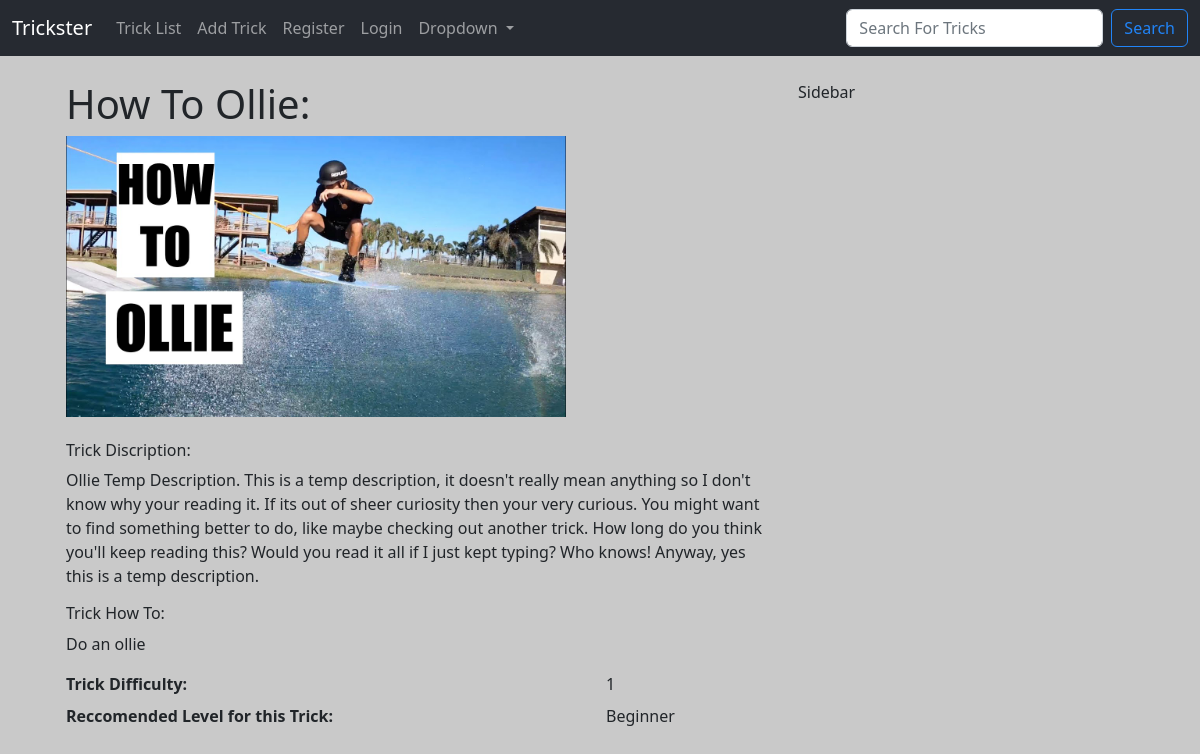
The page /show_trick/15 on the database its author committed.
### TricksterMain/models.py (models this page shows)
class Trick (models.Model):
    TrickID = models.AutoField(primary_key=True)
    TrickName = models.CharField(max_length=25)
    TrickDiscription = models.TextField(blank=True)
    TrickHowTo = models.TextField(blank=True)
    TrickRecLevel = models.ForeignKey(SkillLevel, blank=True, null=True, on_delete=models.CASCADE)
    TrickDifficulty = models.PositiveIntegerField(null=True, validators=[MinValueValidator(1), MaxValueValidator(10)])
    TrickImg = models.ImageField(null=True, blank=True, upload_to="images/")
    def __str__(self):
        return self.TrickName

class SkillLevel (models.Model):
    SkillLevelID = models.AutoField(primary_key=True)
    SkillLevelName = models.CharField(max_length=25)
    def __str__(self):
        return self.SkillLevelName

### TricksterMain/views.py (the view)
# urls.py: path('show_trick/<trick_id>', views.show_trick, name='show-trick'),
def show_trick(request, trick_id):
  trick = Trick.objects.get(pk=trick_id)
  return render(request, 'main/show_trick.html', {'trick' : trick})

### TricksterMain/templates/main/show_trick.html (shortened to what this page needs)
{% extends 'main/base.html' %}
{% load static %}
{% block content  %}
    <div class="container-md">
        <div class="row">
            <div class="col-md-8">
                <div class="container">
                    <h1 class="display-6"><strong>How To {{ trick }}:</strong></h1>
                    <div class="imgContainer">
                    {% if trick.TrickImg %}
                        <img src="{{ trick.TrickImg.url }}" class="img-fluid" alt="trick cover image">
                    {% else %}
                        <img src="{% static 'tricklist/images/TrickListDefault.png' %}" class="img-fluid" alt="default trick cover image">
                    {% endif %}
                    </div></br>
                    <p class="h6">Trick Discription: </p>
                    <p>{{ trick.TrickDiscription }}</p>
                    <p class="h6">Trick How To: </p>
                    <p>{{ trick.TrickHowTo }}</p>
                    <dl class="row">
                        <dt class="col-sm-9">Trick Difficulty:</dt>
                        <dd class="col-sm-3">{{ trick.TrickDifficulty }}</dd>
                        <dt class="col-sm-9">Reccomended Level for this Trick:</dt>
                        <dd class="col-sm-3">{{ trick.TrickRecLevel }}</dd>
                    </dl>
                </div>
            </div>
            <div class="col-md-3">
                Sidebar
            </div>
        </div>
    </div>
{% endblock %}

### TricksterMain/templates/main/base.html (style rules this page uses)
body { background: #c9c9c9 }

### TricksterMain/templates/main/show_trick.html (style rules this page uses)
.imgContainer { max-width: 500px; max-height: 700px; overflow: hidden; }
.imgContainer img { width: 100%; min-height: 100%; }

### rows shown on the page
Trick: TrickName "Ollie", TrickImg (picture), TrickDiscription "Ollie Temp Description. This is a temp description, it doesn't really mean anything so I don't know why your reading it. If its out of sheer curiosity then your very curious. You might want to find something better to do, like maybe checking out another trick. How long do you think you'll keep reading this? Would you read it all if I just kept typing? Who knows! Anyway, yes this is a temp description.", TrickHowTo "Do an ollie", TrickDifficulty "1", TrickRecLevel "Beginner"
